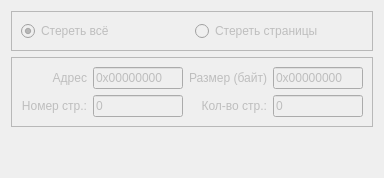
      <widget class="QWidget" name="tab_erase">
       <property name="enabled">
        <bool>false</bool>
       </property>
       <property name="maximumSize">
        <size>
         <width>16777215</width>
         <height>480</height>
        </size>
       </property>
       <attribute name="title">
        <string notr="true">Стирание</string>
       </attribute>
       <layout class="QVBoxLayout" name="verticalLayout_6">
        <item>
         <widget class="QFrame" name="terase_frm_erase">
          <property name="maximumSize">
           <size>
            <width>16777215</width>
            <height>40</height>
           </size>
          </property>
          <property name="frameShape">
           <enum>QFrame::StyledPanel</enum>
          </property>
          <property name="frameShadow">
           <enum>QFrame::Raised</enum>
          </property>
          <layout class="QHBoxLayout" name="horizontalLayout_7">
           <item>
            <widget class="QRadioButton" name="terase_rbtn_erall">
             <property name="maximumSize">
              <size>
               <width>16777215</width>
               <height>23</height>
              </size>
             </property>
             <property name="text">
              <string notr="true">Стереть всё</string>
             </property>
             <property name="checked">
              <bool>true</bool>
             </property>
            </widget>
           </item>
           <item>
            <widget class="QRadioButton" name="terase_rbtn_erpages">
             <property name="maximumSize">
              <size>
               <width>16777215</width>
               <height>23</height>
              </size>
             </property>
             <property name="text">
              <string notr="true">Стереть страницы</string>
             </property>
            </widget>
           </item>
          </layout>
         </widget>
        </item>
        <item>
         <widget class="QFrame" name="terase_frm_addr">
          <property name="enabled">
           <bool>false</bool>
          </property>
          <property name="frameShape">
           <enum>QFrame::StyledPanel</enum>
          </property>
          <property name="frameShadow">
           <enum>QFrame::Raised</enum>
          </property>
          <layout class="QHBoxLayout" name="horizontalLayout">
           <item>
            <layout class="QFormLayout" name="terase_form_firstpage">
             <property name="labelAlignment">
              <set>Qt::AlignRight|Qt::AlignTrailing|Qt::AlignVCenter</set>
             </property>
             <item row="0" column="0">
              <widget class="QLabel" name="terase_lab_addr">
               <property name="text">
                <string notr="true">Адрес</string>
               </property>
               <property name="alignment">
                <set>Qt::AlignRight|Qt::AlignTrailing|Qt::AlignVCenter</set>
               </property>
              </widget>
             </item>
             <item row="0" column="1">
              <widget class="QLineEdit" name="terase_ledit_addr">
               <property name="minimumSize">
                <size>
                 <width>90</width>
                 <height>0</height>
                </size>
               </property>
               <property name="maximumSize">
                <size>
                 <width>90</width>
                 <height>23</height>
                </size>
               </property>
               <property name="text">
                <string notr="true">0x00000000</string>
               </property>
               <property name="readOnly">
                <bool>false</bool>
               </property>
              </widget>
             </item>
             <item row="1" column="0">
              <widget class="QLabel" name="terase_lab_page">
               <property name="text">
                <string notr="true">Номер стр.:</string>
               </property>
               <property name="alignment">
                <set>Qt::AlignRight|Qt::AlignTrailing|Qt::AlignVCenter</set>
               </property>
              </widget>
             </item>
             <item row="1" column="1">
              <widget class="QLineEdit" name="terase_ledit_page">
               <property name="minimumSize">
                <size>
                 <width>90</width>
                 <height>0</height>
                </size>
               </property>
               <property name="maximumSize">
                <size>
                 <width>90</width>
                 <height>23</height>
                </size>
               </property>
               <property name="text">
                <string notr="true">0</string>
               </property>
               <property name="readOnly">
                <bool>false</bool>
               </property>
              </widget>
             </item>
            </layout>
           </item>
           <item>
            <layout class="QFormLayout" name="terase_form_lastpage">
             <property name="labelAlignment">
              <set>Qt::AlignRight|Qt::AlignTrailing|Qt::AlignVCenter</set>
             </property>
             <item row="0" column="0">
              <widget class="QLabel" name="terase_lab_size">
               <property name="text">
                <string notr="true">Размер (байт)</string>
               </property>
               <property name="alignment">
                <set>Qt::AlignRight|Qt::AlignTrailing|Qt::AlignVCenter</set>
               </property>
              </widget>
             </item>
             <item row="0" column="1">
              <widget class="QLineEdit" name="terase_ledit_size">
               <property name="minimumSize">
                <size>
                 <width>90</width>
                 <height>0</height>
                </size>
               </property>
               <property name="maximumSize">
                <size>
                 <width>90</width>
                 <height>23</height>
                </size>
               </property>
               <property name="text">
                <string notr="true">0x00000000</string>
               </property>
               <property name="readOnly">
                <bool>false</bool>
               </property>
              </widget>
             </item>
             <item row="1" column="0">
              <widget class="QLabel" name="terase_lab_pages">
               <property name="text">
                <string notr="true">Кол-во стр.:</string>
               </property>
               <property name="alignment">
                <set>Qt::AlignRight|Qt::AlignTrailing|Qt::AlignVCenter</set>
               </property>
              </widget>
             </item>
             <item row="1" column="1">
              <widget class="QLineEdit" name="terase_ledit_pages">
               <property name="minimumSize">
                <size>
                 <width>90</width>
                 <height>0</height>
                </size>
               </property>
               <property name="maximumSize">
                <size>
                 <width>90</width>
                 <height>23</height>
                </size>
               </property>
               <property name="text">
                <string notr="true">0</string>
               </property>
               <property name="readOnly">
                <bool>false</bool>
               </property>
              </widget>
             </item>
            </layout>
           </item>
          </layout>
         </widget>
        </item>
        <item>
         <spacer name="terase_vspacer">
          <property name="orientation">
           <enum>Qt::Vertical</enum>
          </property>
          <property name="sizeHint" stdset="0">
           <size>
            <width>20</width>
            <height>40</height>
           </size>
          </property>
         </spacer>
        </item>
       </layout>
      </widget>
